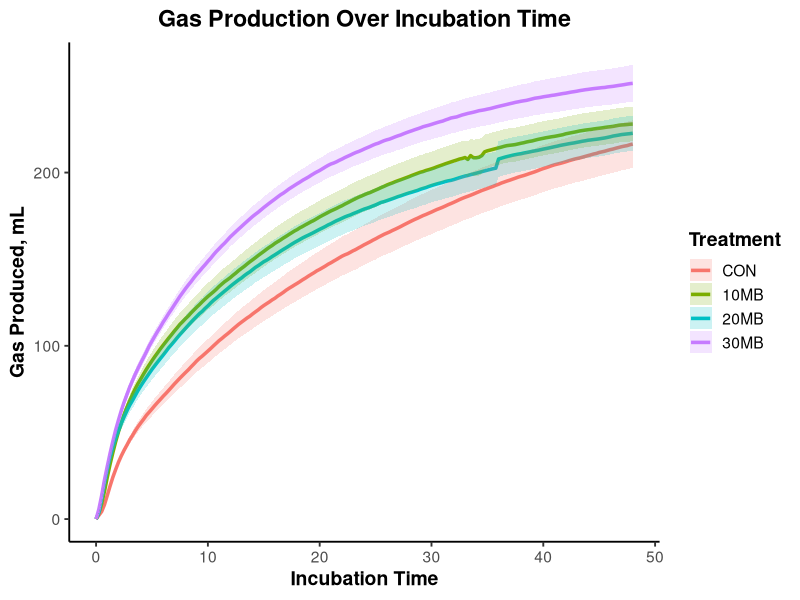
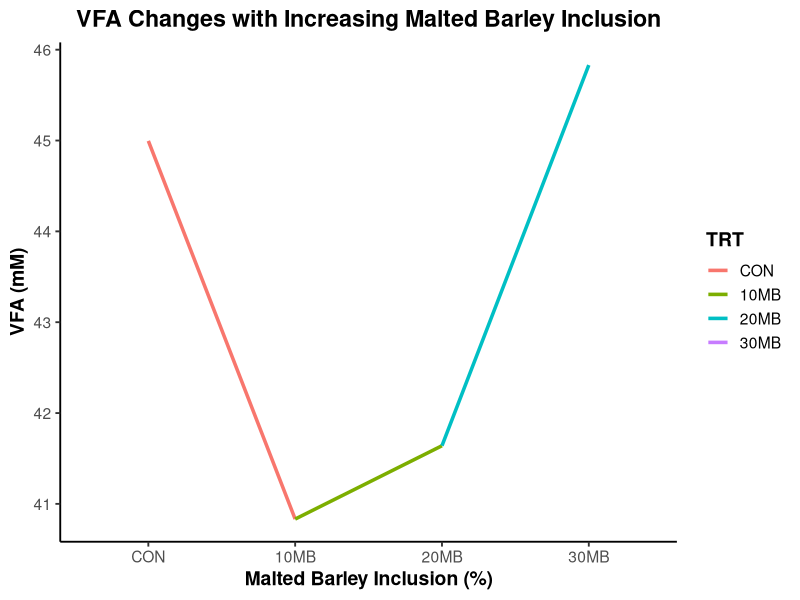

Write the R code that produced these figures, in order.
## ---- chunk 1
library(readxl)
library(dplyr)
library(ggplot2)

df <- read_excel("Supplementary data.xlsx", sheet = "gas production")

df <- df %>%
  mutate(
    TRT = factor(TRT, levels = c("CON", "10MB", "20MB", "30MB"))
  )

gas_sum <- df %>%
  group_by(Time, TRT) %>%
  summarise(
    mean_gas = mean(gas, na.rm = TRUE),
    se_gas = sd(gas, na.rm = TRUE) / sqrt(sum(!is.na(gas))),
    .groups = "drop"
  )

ggplot(gas_sum, aes(x = Time, y = mean_gas, color = TRT, fill = TRT)) +
  geom_line(linewidth = 1.2) +
  geom_ribbon(aes(ymin = mean_gas - se_gas, ymax = mean_gas + se_gas),
              alpha = 0.20, color = NA) +
  labs(
    title = "Gas Production Over Incubation Time",
    x = "Incubation Time",
    y = "Gas Produced, mL",
    color = "Treatment",
    fill = "Treatment"
  ) +
  theme_classic(base_size = 14) +
  theme(
    plot.title = element_text(face = "bold", hjust = 0.5),
    axis.title = element_text(face = "bold"),
    legend.title = element_text(face = "bold")
  )
## ---- chunk 2
library(readxl)
library(dplyr)
library(ggplot2)

df <- read_excel("Supplementary data.xlsx", sheet = "in vivo data")

df <- df %>%
  mutate(
    TRT = factor(TRT, levels = c("CON", "10MB", "20MB", "30MB"))
  )

df_summary <- df %>%
  group_by(TRT) %>%
  summarize(ace = mean(ace, na.rm = TRUE))

ggplot(df_summary, aes(x = TRT, y = ace, color = TRT, fill = TRT, group = 1))+
    geom_line(linewidth = 1.2)+
  labs(
    title = "VFA Changes with Increasing Malted Barley Inclusion",
    x = "Malted Barley Inclusion (%)",
    y = "VFA (mM)",
    color = "TRT",
    fill = "TRT"
  ) +
  theme_classic(base_size = 14) +
  theme(
    plot.title = element_text(face = "bold", hjust = 0.5),
    axis.title = element_text(face = "bold"),
    legend.title = element_text(face = "bold")
  )
